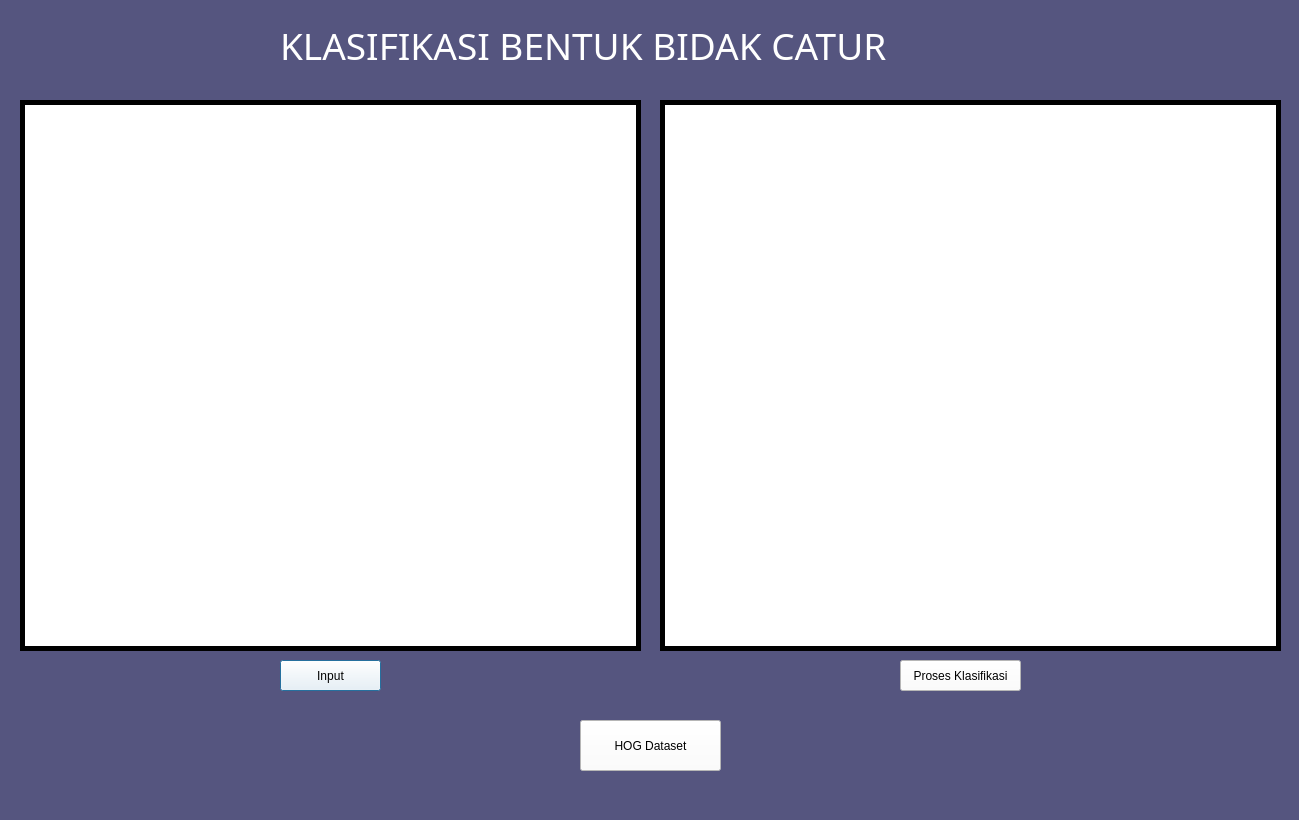
<?xml version="1.0" encoding="UTF-8"?>
<ui version="4.0">
 <class>Chess_Detection</class>
 <widget class="QDialog" name="Chess_Detection">
  <property name="geometry">
   <rect>
    <x>0</x>
    <y>0</y>
    <width>1299</width>
    <height>820</height>
   </rect>
  </property>
  <property name="windowTitle">
   <string>Klasifikasi Bentuk Bidak Catur</string>
  </property>
  <property name="autoFillBackground">
   <bool>false</bool>
  </property>
  <property name="styleSheet">
   <string notr="true">background-color:rgb(85, 85, 127)</string>
  </property>
  <widget class="QPushButton" name="pushButton">
   <property name="geometry">
    <rect>
     <x>280</x>
     <y>660</y>
     <width>101</width>
     <height>31</height>
    </rect>
   </property>
   <property name="styleSheet">
    <string notr="true">background-color: rgb(255, 255, 255);</string>
   </property>
   <property name="text">
    <string>Input</string>
   </property>
  </widget>
  <widget class="QLabel" name="imgLabel">
   <property name="geometry">
    <rect>
     <x>20</x>
     <y>100</y>
     <width>621</width>
     <height>551</height>
    </rect>
   </property>
   <property name="styleSheet">
    <string notr="true">background-color: rgb(255, 255, 255);</string>
   </property>
   <property name="frameShape">
    <enum>QFrame::Box</enum>
   </property>
   <property name="lineWidth">
    <number>5</number>
   </property>
   <property name="text">
    <string/>
   </property>
  </widget>
  <widget class="QLabel" name="imgLabel_2">
   <property name="geometry">
    <rect>
     <x>660</x>
     <y>100</y>
     <width>621</width>
     <height>551</height>
    </rect>
   </property>
   <property name="styleSheet">
    <string notr="true">background-color: rgb(255, 255, 255);</string>
   </property>
   <property name="frameShape">
    <enum>QFrame::Box</enum>
   </property>
   <property name="lineWidth">
    <number>5</number>
   </property>
   <property name="text">
    <string/>
   </property>
  </widget>
  <widget class="QPushButton" name="pushButton_2">
   <property name="geometry">
    <rect>
     <x>900</x>
     <y>660</y>
     <width>121</width>
     <height>31</height>
    </rect>
   </property>
   <property name="styleSheet">
    <string notr="true">background-color: rgb(255, 255, 255);</string>
   </property>
   <property name="text">
    <string>Proses Klasifikasi</string>
   </property>
  </widget>
  <widget class="QPushButton" name="pushButton_4">
   <property name="geometry">
    <rect>
     <x>580</x>
     <y>720</y>
     <width>141</width>
     <height>51</height>
    </rect>
   </property>
   <property name="styleSheet">
    <string notr="true">background-color: rgb(255, 255, 255);</string>
   </property>
   <property name="text">
    <string>HOG Dataset</string>
   </property>
  </widget>
  <widget class="QLabel" name="label">
   <property name="geometry">
    <rect>
     <x>280</x>
     <y>10</y>
     <width>741</width>
     <height>71</height>
    </rect>
   </property>
   <property name="font">
    <font>
     <family>Segoe UI Variable Text</family>
     <pointsize>28</pointsize>
     <weight>50</weight>
     <bold>false</bold>
    </font>
   </property>
   <property name="styleSheet">
    <string notr="true">color: rgb(255, 255, 255);</string>
   </property>
   <property name="text">
    <string>KLASIFIKASI BENTUK BIDAK CATUR</string>
   </property>
  </widget>
 </widget>
 <resources/>
 <connections/>
</ui>
